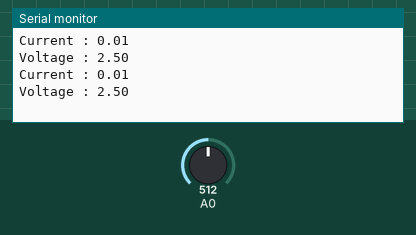
Simulated run of this sketch. Board: Arduino Uno, built with avr-gcc and run on an emulated ATmega328P. On the bench: the last lines printed to the serial monitor. Inputs (shaded band) come from the test bench; at power-on: A0 = 512.

Above: at 8.8 s.
8.9 s: A0 set to 716
At 16.5 s:
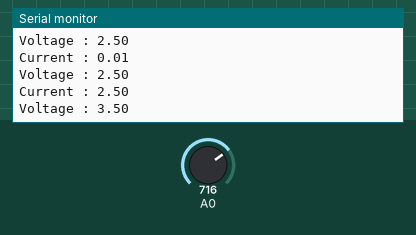
16.9 s: A0 set to 900
At 25.0 s:
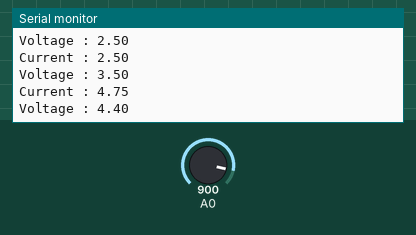
Timing chart, 0 to 26.5 s (numbered marks = the images above; inputs shaded):
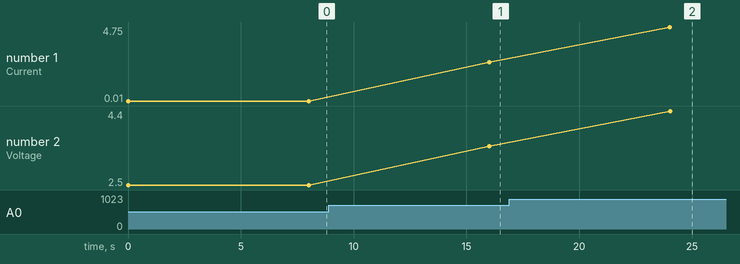

The sketch:

captor.ino
```cpp
//https://miliohm.com/acs712-current-sensor-arduino/

void setup() {

  Serial.begin(9600);
}
void loop() {

  int adc = analogRead(A0); //Définit pin de lecture sur le pin Analogique A0
  float voltage = adc*5/1023.0; //Converti la tension
  float current = (voltage-2.5)/0.40; //Converti le courant (Sensibilité 4OmA)

  //Envoie dans la console le courant et tension Toutes les 8s

  //Logs courant
  Serial.print("Current : ");
  Serial.println(current);

  //Logs Tension
  Serial.print("Voltage : ");
  Serial.println(voltage);

  delay(8000);
}
```

Measured:
- after the input at 8.9 s, the serial monitor: prints a new line after 7.1 s (image 1)
- after the input at 16.9 s, the serial monitor: prints a new line after 7.1 s (image 2)
- plotted number 1: 2.5 → 4.75 after the input at 16.9 s
- plotted number 2: 2.5 → 3.5 after the input at 8.9 s, 3.5 → 4.4 after the input at 16.9 s
